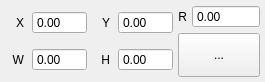
<?xml version="1.0" encoding="UTF-8"?>
<ui version="4.0">
 <class>TransformPanel</class>
 <widget class="QFrame" name="TransformPanel">
  <property name="geometry">
   <rect>
    <x>0</x>
    <y>0</y>
    <width>265</width>
    <height>82</height>
   </rect>
  </property>
  <property name="windowTitle">
   <string>Frame</string>
  </property>
  <layout class="QHBoxLayout" name="horizontalLayout">
   <property name="spacing">
    <number>5</number>
   </property>
   <property name="leftMargin">
    <number>5</number>
   </property>
   <property name="topMargin">
    <number>5</number>
   </property>
   <property name="rightMargin">
    <number>5</number>
   </property>
   <property name="bottomMargin">
    <number>5</number>
   </property>
   <item>
    <layout class="QVBoxLayout" name="verticalLayout">
     <property name="spacing">
      <number>8</number>
     </property>
     <item>
      <layout class="QHBoxLayout" name="horizontalLayout_2">
       <item>
        <widget class="QLabel" name="label_10">
         <property name="sizePolicy">
          <sizepolicy hsizetype="Expanding" vsizetype="Preferred">
           <horstretch>1</horstretch>
           <verstretch>0</verstretch>
          </sizepolicy>
         </property>
         <property name="text">
          <string>X</string>
         </property>
         <property name="alignment">
          <set>Qt::AlignRight|Qt::AlignTrailing|Qt::AlignVCenter</set>
         </property>
        </widget>
       </item>
       <item>
        <widget class="QDoubleSpinBox2" name="spinBoxX">
         <property name="sizePolicy">
          <sizepolicy hsizetype="Expanding" vsizetype="Fixed">
           <horstretch>3</horstretch>
           <verstretch>0</verstretch>
          </sizepolicy>
         </property>
         <property name="buttonSymbols">
          <enum>QAbstractSpinBox::NoButtons</enum>
         </property>
         <property name="suffix">
          <string/>
         </property>
         <property name="minimum">
          <double>0.000000000000000</double>
         </property>
         <property name="maximum">
          <double>9999.000000000000000</double>
         </property>
        </widget>
       </item>
      </layout>
     </item>
     <item>
      <layout class="QHBoxLayout" name="horizontalLayout_3">
       <item>
        <widget class="QLabel" name="label_11">
         <property name="sizePolicy">
          <sizepolicy hsizetype="Expanding" vsizetype="Preferred">
           <horstretch>1</horstretch>
           <verstretch>0</verstretch>
          </sizepolicy>
         </property>
         <property name="text">
          <string>W</string>
         </property>
         <property name="alignment">
          <set>Qt::AlignRight|Qt::AlignTrailing|Qt::AlignVCenter</set>
         </property>
        </widget>
       </item>
       <item>
        <widget class="QDoubleSpinBox2" name="spinBoxW">
         <property name="sizePolicy">
          <sizepolicy hsizetype="Expanding" vsizetype="Fixed">
           <horstretch>3</horstretch>
           <verstretch>0</verstretch>
          </sizepolicy>
         </property>
         <property name="buttonSymbols">
          <enum>QAbstractSpinBox::NoButtons</enum>
         </property>
         <property name="minimum">
          <double>0.000000000000000</double>
         </property>
         <property name="maximum">
          <double>9999.000000000000000</double>
         </property>
        </widget>
       </item>
      </layout>
     </item>
    </layout>
   </item>
   <item>
    <layout class="QVBoxLayout" name="verticalLayout_2">
     <property name="spacing">
      <number>8</number>
     </property>
     <item>
      <layout class="QHBoxLayout" name="horizontalLayout_4">
       <item>
        <widget class="QLabel" name="label_12">
         <property name="sizePolicy">
          <sizepolicy hsizetype="Expanding" vsizetype="Preferred">
           <horstretch>1</horstretch>
           <verstretch>0</verstretch>
          </sizepolicy>
         </property>
         <property name="text">
          <string>Y</string>
         </property>
         <property name="alignment">
          <set>Qt::AlignRight|Qt::AlignTrailing|Qt::AlignVCenter</set>
         </property>
        </widget>
       </item>
       <item>
        <widget class="QDoubleSpinBox2" name="spinBoxY">
         <property name="sizePolicy">
          <sizepolicy hsizetype="Expanding" vsizetype="Fixed">
           <horstretch>3</horstretch>
           <verstretch>0</verstretch>
          </sizepolicy>
         </property>
         <property name="buttonSymbols">
          <enum>QAbstractSpinBox::NoButtons</enum>
         </property>
         <property name="suffix">
          <string/>
         </property>
         <property name="minimum">
          <double>0.000000000000000</double>
         </property>
         <property name="maximum">
          <double>9999.000000000000000</double>
         </property>
        </widget>
       </item>
      </layout>
     </item>
     <item>
      <layout class="QHBoxLayout" name="horizontalLayout_5">
       <item>
        <widget class="QLabel" name="label_13">
         <property name="sizePolicy">
          <sizepolicy hsizetype="Expanding" vsizetype="Preferred">
           <horstretch>1</horstretch>
           <verstretch>0</verstretch>
          </sizepolicy>
         </property>
         <property name="text">
          <string>H</string>
         </property>
         <property name="alignment">
          <set>Qt::AlignRight|Qt::AlignTrailing|Qt::AlignVCenter</set>
         </property>
        </widget>
       </item>
       <item>
        <widget class="QDoubleSpinBox2" name="spinBoxH">
         <property name="sizePolicy">
          <sizepolicy hsizetype="Expanding" vsizetype="Fixed">
           <horstretch>3</horstretch>
           <verstretch>0</verstretch>
          </sizepolicy>
         </property>
         <property name="buttonSymbols">
          <enum>QAbstractSpinBox::NoButtons</enum>
         </property>
         <property name="minimum">
          <double>0.000000000000000</double>
         </property>
         <property name="maximum">
          <double>9999.000000000000000</double>
         </property>
         <property name="stepType">
          <enum>QAbstractSpinBox::DefaultStepType</enum>
         </property>
        </widget>
       </item>
      </layout>
     </item>
    </layout>
   </item>
   <item>
    <layout class="QVBoxLayout" name="verticalLayout_5">
     <property name="leftMargin">
      <number>0</number>
     </property>
     <item>
      <layout class="QHBoxLayout" name="horizontalLayout_6">
       <item>
        <widget class="QLabel" name="label_14">
         <property name="sizePolicy">
          <sizepolicy hsizetype="Expanding" vsizetype="Preferred">
           <horstretch>1</horstretch>
           <verstretch>0</verstretch>
          </sizepolicy>
         </property>
         <property name="text">
          <string>R</string>
         </property>
         <property name="alignment">
          <set>Qt::AlignRight|Qt::AlignTrailing|Qt::AlignVCenter</set>
         </property>
        </widget>
       </item>
       <item>
        <widget class="QDoubleSpinBox2" name="spinBoxR">
         <property name="sizePolicy">
          <sizepolicy hsizetype="Minimum" vsizetype="Fixed">
           <horstretch>3</horstretch>
           <verstretch>0</verstretch>
          </sizepolicy>
         </property>
         <property name="buttonSymbols">
          <enum>QAbstractSpinBox::NoButtons</enum>
         </property>
         <property name="suffix">
          <string/>
         </property>
         <property name="maximum">
          <double>999999.989999999990687</double>
         </property>
        </widget>
       </item>
      </layout>
     </item>
     <item>
      <widget class="QToolButton" name="btnLock">
       <property name="sizePolicy">
        <sizepolicy hsizetype="Minimum" vsizetype="Minimum">
         <horstretch>0</horstretch>
         <verstretch>0</verstretch>
        </sizepolicy>
       </property>
       <property name="text">
        <string>...</string>
       </property>
       <property name="icon">
        <iconset resource="../../qml.qrc">
         <normaloff>:/images/icon-lock.png</normaloff>:/images/icon-lock.png</iconset>
       </property>
      </widget>
     </item>
    </layout>
   </item>
  </layout>
 </widget>
 <customwidgets>
  <customwidget>
   <class>QDoubleSpinBox2</class>
   <extends>QDoubleSpinBox</extends>
   <header>widgets/qdoublespinbox2.h</header>
  </customwidget>
 </customwidgets>
 <resources>
  <include location="../../qml.qrc"/>
 </resources>
 <connections/>
</ui>
